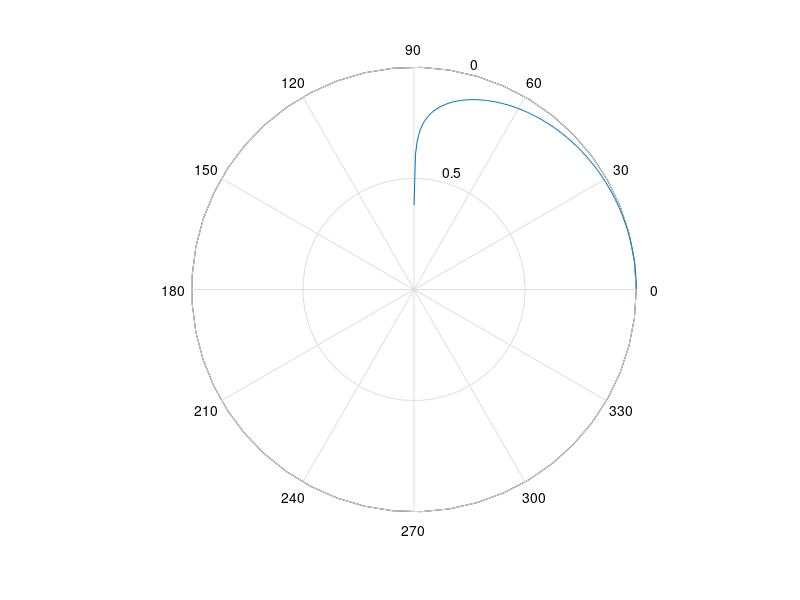

MATLAB code to generate this figure:
f = figure ;
t = 0:0.01: pi/2 ;
polar(t, 10 * log10(cos(t))/(50) + 1)
rho_labels = {'1' '0.8' '0.6' '0.4' '0.2'};
rho_labels2 = {'0' 'dsf' '-20' '-30' '-40'};
ff = findall(f,'type','text');
t=strtrim(get(ff,'String'));
for r=1:length(rho_labels)
   set(ff(strcmp(t,rho_labels{r})),'String',rho_labels2{r})
end